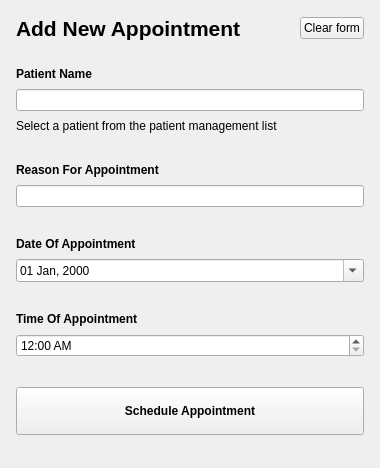
             <widget class="QWidget" name="scrollAreaWidgetContents_2">
              <property name="geometry">
               <rect>
                <x>0</x>
                <y>0</y>
                <width>380</width>
                <height>468</height>
               </rect>
              </property>
              <property name="sizePolicy">
               <sizepolicy hsizetype="Fixed" vsizetype="Preferred">
                <horstretch>0</horstretch>
                <verstretch>0</verstretch>
               </sizepolicy>
              </property>
              <property name="minimumSize">
               <size>
                <width>380</width>
                <height>0</height>
               </size>
              </property>
              <property name="maximumSize">
               <size>
                <width>0</width>
                <height>16777215</height>
               </size>
              </property>
              <layout class="QVBoxLayout" name="verticalLayout_28">
               <property name="spacing">
                <number>0</number>
               </property>
               <property name="leftMargin">
                <number>0</number>
               </property>
               <property name="topMargin">
                <number>0</number>
               </property>
               <property name="rightMargin">
                <number>24</number>
               </property>
               <property name="bottomMargin">
                <number>0</number>
               </property>
               <item>
                <widget class="QWidget" name="appointmentsFormContainer" native="true">
                 <property name="sizePolicy">
                  <sizepolicy hsizetype="Fixed" vsizetype="Expanding">
                   <horstretch>0</horstretch>
                   <verstretch>0</verstretch>
                  </sizepolicy>
                 </property>
                 <property name="minimumSize">
                  <size>
                   <width>380</width>
                   <height>0</height>
                  </size>
                 </property>
                 <layout class="QVBoxLayout" name="verticalLayout_29">
                  <property name="spacing">
                   <number>12</number>
                  </property>
                  <property name="leftMargin">
                   <number>16</number>
                  </property>
                  <property name="topMargin">
                   <number>16</number>
                  </property>
                  <property name="rightMargin">
                   <number>16</number>
                  </property>
                  <property name="bottomMargin">
                   <number>16</number>
                  </property>
                  <item>
                   <widget class="QWidget" name="appointmentsFormContainerTop" native="true">
                    <property name="sizePolicy">
                     <sizepolicy hsizetype="Preferred" vsizetype="Fixed">
                      <horstretch>0</horstretch>
                      <verstretch>0</verstretch>
                     </sizepolicy>
                    </property>
                    <layout class="QHBoxLayout" name="horizontalLayout_20">
                     <property name="spacing">
                      <number>48</number>
                     </property>
                     <property name="leftMargin">
                      <number>0</number>
                     </property>
                     <property name="topMargin">
                      <number>0</number>
                     </property>
                     <property name="rightMargin">
                      <number>0</number>
                     </property>
                     <property name="bottomMargin">
                      <number>0</number>
                     </property>
                     <item>
                      <widget class="QLabel" name="appointmentsFormContainerTitleLabel">
                       <property name="sizePolicy">
                        <sizepolicy hsizetype="Preferred" vsizetype="Fixed">
                         <horstretch>0</horstretch>
                         <verstretch>0</verstretch>
                        </sizepolicy>
                       </property>
                       <property name="font">
                        <font>
                         <pointsize>16</pointsize>
                         <bold>true</bold>
                        </font>
                       </property>
                       <property name="text">
                        <string>Add New Appointment</string>
                       </property>
                      </widget>
                     </item>
                     <item>
                      <widget class="QPushButton" name="clearAppointmentFormButton">
                       <property name="sizePolicy">
                        <sizepolicy hsizetype="Fixed" vsizetype="Fixed">
                         <horstretch>0</horstretch>
                         <verstretch>0</verstretch>
                        </sizepolicy>
                       </property>
                       <property name="maximumSize">
                        <size>
                         <width>64</width>
                         <height>16777215</height>
                        </size>
                       </property>
                       <property name="font">
                        <font>
                         <pointsize>9</pointsize>
                         <bold>false</bold>
                        </font>
                       </property>
                       <property name="cursor">
                        <cursorShape>PointingHandCursor</cursorShape>
                       </property>
                       <property name="text">
                        <string>Clear form</string>
                       </property>
                      </widget>
                     </item>
                    </layout>
                   </widget>
                  </item>
                  <item>
                   <widget class="QWidget" name="appointmentFormCard" native="true">
                    <property name="sizePolicy">
                     <sizepolicy hsizetype="Preferred" vsizetype="Expanding">
                      <horstretch>0</horstretch>
                      <verstretch>0</verstretch>
                     </sizepolicy>
                    </property>
                    <layout class="QVBoxLayout" name="verticalLayout_30">
                     <property name="spacing">
                      <number>16</number>
                     </property>
                     <property name="leftMargin">
                      <number>0</number>
                     </property>
                     <property name="topMargin">
                      <number>0</number>
                     </property>
                     <property name="rightMargin">
                      <number>0</number>
                     </property>
                     <property name="bottomMargin">
                      <number>0</number>
                     </property>
                     <item>
                      <widget class="QWidget" name="appointmentFormField_1" native="true">
                       <property name="sizePolicy">
                        <sizepolicy hsizetype="Preferred" vsizetype="Fixed">
                         <horstretch>0</horstretch>
                         <verstretch>0</verstretch>
                        </sizepolicy>
                       </property>
                       <layout class="QVBoxLayout" name="verticalLayout_31">
                        <property name="spacing">
                         <number>8</number>
                        </property>
                        <property name="leftMargin">
                         <number>0</number>
                        </property>
                        <property name="topMargin">
                         <number>0</number>
                        </property>
                        <property name="rightMargin">
                         <number>0</number>
                        </property>
                        <property name="bottomMargin">
                         <number>0</number>
                        </property>
                        <item>
                         <widget class="QLabel" name="appointmentFormLabel">
                          <property name="sizePolicy">
                           <sizepolicy hsizetype="Preferred" vsizetype="Fixed">
                            <horstretch>0</horstretch>
                            <verstretch>0</verstretch>
                           </sizepolicy>
                          </property>
                          <property name="font">
                           <font>
                            <bold>true</bold>
                           </font>
                          </property>
                          <property name="text">
                           <string>Patient Name</string>
                          </property>
                         </widget>
                        </item>
                        <item>
                         <widget class="QLineEdit" name="appointmentPatientInput">
                          <property name="cursor">
                           <cursorShape>ForbiddenCursor</cursorShape>
                          </property>
                          <property name="inputMask">
                           <string/>
                          </property>
                          <property name="text">
                           <string/>
                          </property>
                          <property name="readOnly">
                           <bool>true</bool>
                          </property>
                         </widget>
                        </item>
                        <item>
                         <widget class="QLabel" name="appointmentFormFieldInfoLabel">
                          <property name="text">
                           <string>Select a patient from the patient management list</string>
                          </property>
                         </widget>
                        </item>
                       </layout>
                      </widget>
                     </item>
                     <item>
                      <widget class="QWidget" name="appointmentFormField_2" native="true">
                       <property name="sizePolicy">
                        <sizepolicy hsizetype="Preferred" vsizetype="Fixed">
                         <horstretch>0</horstretch>
                         <verstretch>0</verstretch>
                        </sizepolicy>
                       </property>
                       <layout class="QVBoxLayout" name="verticalLayout_32">
                        <property name="spacing">
                         <number>8</number>
                        </property>
                        <property name="leftMargin">
                         <number>0</number>
                        </property>
                        <property name="topMargin">
                         <number>0</number>
                        </property>
                        <property name="rightMargin">
                         <number>0</number>
                        </property>
                        <property name="bottomMargin">
                         <number>0</number>
                        </property>
                        <item>
                         <widget class="QLabel" name="appointmentFormLabel_2">
                          <property name="sizePolicy">
                           <sizepolicy hsizetype="Preferred" vsizetype="Fixed">
                            <horstretch>0</horstretch>
                            <verstretch>0</verstretch>
                           </sizepolicy>
                          </property>
                          <property name="font">
                           <font>
                            <bold>true</bold>
                           </font>
                          </property>
                          <property name="text">
                           <string>Reason For Appointment</string>
                          </property>
                         </widget>
                        </item>
                        <item>
                         <widget class="QLineEdit" name="appointmentReasonInput"/>
                        </item>
                       </layout>
                      </widget>
                     </item>
                     <item>
                      <widget class="QWidget" name="appointmentFormField_3" native="true">
                       <property name="sizePolicy">
                        <sizepolicy hsizetype="Preferred" vsizetype="Fixed">
                         <horstretch>0</horstretch>
                         <verstretch>0</verstretch>
                        </sizepolicy>
                       </property>
                       <layout class="QVBoxLayout" name="verticalLayout_33">
                        <property name="spacing">
                         <number>8</number>
                        </property>
                        <property name="leftMargin">
                         <number>0</number>
                        </property>
                        <property name="topMargin">
                         <number>0</number>
                        </property>
                        <property name="rightMargin">
                         <number>0</number>
                        </property>
                        <property name="bottomMargin">
                         <number>0</number>
                        </property>
                        <item>
                         <widget class="QLabel" name="appointmentFormLabel_3">
                          <property name="sizePolicy">
                           <sizepolicy hsizetype="Preferred" vsizetype="Fixed">
                            <horstretch>0</horstretch>
                            <verstretch>0</verstretch>
                           </sizepolicy>
                          </property>
                          <property name="font">
                           <font>
                            <bold>true</bold>
                           </font>
                          </property>
                          <property name="text">
                           <string>Date Of Appointment</string>
                          </property>
                         </widget>
                        </item>
                        <item>
                         <widget class="QDateEdit" name="appointmentDateInput">
                          <property name="cursor">
                           <cursorShape>PointingHandCursor</cursorShape>
                          </property>
                          <property name="maximumDate">
                           <date>
                            <year>2099</year>
                            <month>12</month>
                            <day>31</day>
                           </date>
                          </property>
                          <property name="displayFormat">
                           <string>dd MMM, yyyy</string>
                          </property>
                          <property name="calendarPopup">
                           <bool>true</bool>
                          </property>
                         </widget>
                        </item>
                       </layout>
                      </widget>
                     </item>
                     <item>
                      <widget class="QWidget" name="appointmentFormField_4" native="true">
                       <property name="sizePolicy">
                        <sizepolicy hsizetype="Preferred" vsizetype="Fixed">
                         <horstretch>0</horstretch>
                         <verstretch>0</verstretch>
                        </sizepolicy>
                       </property>
                       <layout class="QVBoxLayout" name="verticalLayout_34">
                        <property name="spacing">
                         <number>8</number>
                        </property>
                        <property name="leftMargin">
                         <number>0</number>
                        </property>
                        <property name="topMargin">
                         <number>0</number>
                        </property>
                        <property name="rightMargin">
                         <number>0</number>
                        </property>
                        <property name="bottomMargin">
                         <number>0</number>
                        </property>
                        <item>
                         <widget class="QLabel" name="appointmentFormLabel_4">
                          <property name="sizePolicy">
                           <sizepolicy hsizetype="Preferred" vsizetype="Fixed">
                            <horstretch>0</horstretch>
                            <verstretch>0</verstretch>
                           </sizepolicy>
                          </property>
                          <property name="font">
                           <font>
                            <bold>true</bold>
                           </font>
                          </property>
                          <property name="text">
                           <string>Time Of Appointment</string>
                          </property>
                         </widget>
                        </item>
                        <item>
                         <widget class="QTimeEdit" name="appointmentTimeInput">
                          <property name="cursor">
                           <cursorShape>PointingHandCursor</cursorShape>
                          </property>
                          <property name="displayFormat">
                           <string>hh:mm AP</string>
                          </property>
                         </widget>
                        </item>
                       </layout>
                      </widget>
                     </item>
                     <item>
                      <widget class="QPushButton" name="scheduleAppointmentButton">
                       <property name="minimumSize">
                        <size>
                         <width>0</width>
                         <height>48</height>
                        </size>
                       </property>
                       <property name="maximumSize">
                        <size>
                         <width>16777215</width>
                         <height>48</height>
                        </size>
                       </property>
                       <property name="font">
                        <font>
                         <bold>true</bold>
                        </font>
                       </property>
                       <property name="cursor">
                        <cursorShape>PointingHandCursor</cursorShape>
                       </property>
                       <property name="text">
                        <string>Schedule Appointment</string>
                       </property>
                      </widget>
                     </item>
                    </layout>
                   </widget>
                  </item>
                 </layout>
                </widget>
               </item>
              </layout>
             </widget>
